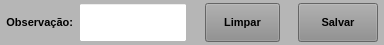
     <widget class="QWidget" name="widget_12" native="true">
      <property name="minimumSize">
       <size>
        <width>0</width>
        <height>0</height>
       </size>
      </property>
      <property name="maximumSize">
       <size>
        <width>16777215</width>
        <height>45</height>
       </size>
      </property>
      <property name="font">
       <font>
        <pointsize>8</pointsize>
       </font>
      </property>
      <property name="styleSheet">
       <string notr="true">background-color: rgb(182, 182, 182);</string>
      </property>
      <layout class="QHBoxLayout" name="horizontalLayout_11">
       <property name="leftMargin">
        <number>0</number>
       </property>
       <property name="topMargin">
        <number>0</number>
       </property>
       <property name="rightMargin">
        <number>0</number>
       </property>
       <property name="bottomMargin">
        <number>0</number>
       </property>
       <item>
        <widget class="QWidget" name="widget_Cor6" native="true">
         <property name="maximumSize">
          <size>
           <width>16777215</width>
           <height>16777215</height>
          </size>
         </property>
         <property name="font">
          <font>
           <pointsize>8</pointsize>
          </font>
         </property>
         <property name="styleSheet">
          <string notr="true"/>
         </property>
         <layout class="QHBoxLayout" name="horizontalLayout_25">
          <property name="spacing">
           <number>6</number>
          </property>
          <property name="leftMargin">
           <number>6</number>
          </property>
          <property name="topMargin">
           <number>3</number>
          </property>
          <property name="rightMargin">
           <number>6</number>
          </property>
          <property name="bottomMargin">
           <number>3</number>
          </property>
          <item>
           <widget class="QLabel" name="label_31">
            <property name="sizePolicy">
             <sizepolicy hsizetype="Fixed" vsizetype="Preferred">
              <horstretch>0</horstretch>
              <verstretch>0</verstretch>
             </sizepolicy>
            </property>
            <property name="minimumSize">
             <size>
              <width>0</width>
              <height>0</height>
             </size>
            </property>
            <property name="maximumSize">
             <size>
              <width>82</width>
              <height>16777215</height>
             </size>
            </property>
            <property name="font">
             <font>
              <pointsize>8</pointsize>
              <weight>75</weight>
              <bold>true</bold>
             </font>
            </property>
            <property name="text">
             <string>Observação:</string>
            </property>
            <property name="alignment">
             <set>Qt::AlignRight|Qt::AlignTrailing|Qt::AlignVCenter</set>
            </property>
           </widget>
          </item>
          <item>
           <widget class="QLineEdit" name="line_Obs">
            <property name="sizePolicy">
             <sizepolicy hsizetype="Preferred" vsizetype="Preferred">
              <horstretch>0</horstretch>
              <verstretch>0</verstretch>
             </sizepolicy>
            </property>
            <property name="minimumSize">
             <size>
              <width>0</width>
              <height>0</height>
             </size>
            </property>
            <property name="maximumSize">
             <size>
              <width>16777215</width>
              <height>16777215</height>
             </size>
            </property>
            <property name="font">
             <font>
              <pointsize>8</pointsize>
             </font>
            </property>
            <property name="cursor">
             <cursorShape>IBeamCursor</cursorShape>
            </property>
            <property name="styleSheet">
             <string notr="true">background-color: rgb(255, 255, 255);</string>
            </property>
            <property name="inputMask">
             <string/>
            </property>
            <property name="text">
             <string/>
            </property>
            <property name="maxLength">
             <number>110</number>
            </property>
            <property name="frame">
             <bool>true</bool>
            </property>
            <property name="echoMode">
             <enum>QLineEdit::Normal</enum>
            </property>
            <property name="alignment">
             <set>Qt::AlignLeading|Qt::AlignLeft|Qt::AlignVCenter</set>
            </property>
           </widget>
          </item>
         </layout>
        </widget>
       </item>
       <item>
        <widget class="QWidget" name="widget_Cor7" native="true">
         <property name="minimumSize">
          <size>
           <width>0</width>
           <height>0</height>
          </size>
         </property>
         <property name="maximumSize">
          <size>
           <width>16777215</width>
           <height>16777215</height>
          </size>
         </property>
         <property name="font">
          <font>
           <pointsize>8</pointsize>
          </font>
         </property>
         <property name="styleSheet">
          <string notr="true"/>
         </property>
         <layout class="QHBoxLayout" name="horizontalLayout_13">
          <property name="leftMargin">
           <number>6</number>
          </property>
          <property name="topMargin">
           <number>3</number>
          </property>
          <property name="rightMargin">
           <number>6</number>
          </property>
          <property name="bottomMargin">
           <number>3</number>
          </property>
          <item>
           <widget class="QPushButton" name="btn_Limpar">
            <property name="sizePolicy">
             <sizepolicy hsizetype="Preferred" vsizetype="Preferred">
              <horstretch>0</horstretch>
              <verstretch>0</verstretch>
             </sizepolicy>
            </property>
            <property name="maximumSize">
             <size>
              <width>75</width>
              <height>16777215</height>
             </size>
            </property>
            <property name="font">
             <font>
              <pointsize>8</pointsize>
              <weight>75</weight>
              <bold>true</bold>
             </font>
            </property>
            <property name="cursor">
             <cursorShape>PointingHandCursor</cursorShape>
            </property>
            <property name="layoutDirection">
             <enum>Qt::LeftToRight</enum>
            </property>
            <property name="autoFillBackground">
             <bool>false</bool>
            </property>
            <property name="styleSheet">
             <string notr="true">background-color: rgb(141, 141, 141);</string>
            </property>
            <property name="text">
             <string>Limpar</string>
            </property>
            <property name="checkable">
             <bool>false</bool>
            </property>
            <property name="autoDefault">
             <bool>false</bool>
            </property>
            <property name="default">
             <bool>false</bool>
            </property>
            <property name="flat">
             <bool>false</bool>
            </property>
           </widget>
          </item>
          <item>
           <widget class="QLabel" name="label_20">
            <property name="font">
             <font>
              <pointsize>8</pointsize>
             </font>
            </property>
            <property name="text">
             <string/>
            </property>
           </widget>
          </item>
          <item>
           <widget class="QPushButton" name="btn_Salvar">
            <property name="sizePolicy">
             <sizepolicy hsizetype="Preferred" vsizetype="Preferred">
              <horstretch>0</horstretch>
              <verstretch>0</verstretch>
             </sizepolicy>
            </property>
            <property name="maximumSize">
             <size>
              <width>80</width>
              <height>16777215</height>
             </size>
            </property>
            <property name="font">
             <font>
              <pointsize>8</pointsize>
              <weight>75</weight>
              <bold>true</bold>
             </font>
            </property>
            <property name="cursor">
             <cursorShape>PointingHandCursor</cursorShape>
            </property>
            <property name="styleSheet">
             <string notr="true">background-color: rgb(141, 141, 141);</string>
            </property>
            <property name="text">
             <string>Salvar</string>
            </property>
           </widget>
          </item>
         </layout>
        </widget>
       </item>
      </layout>
     </widget>
